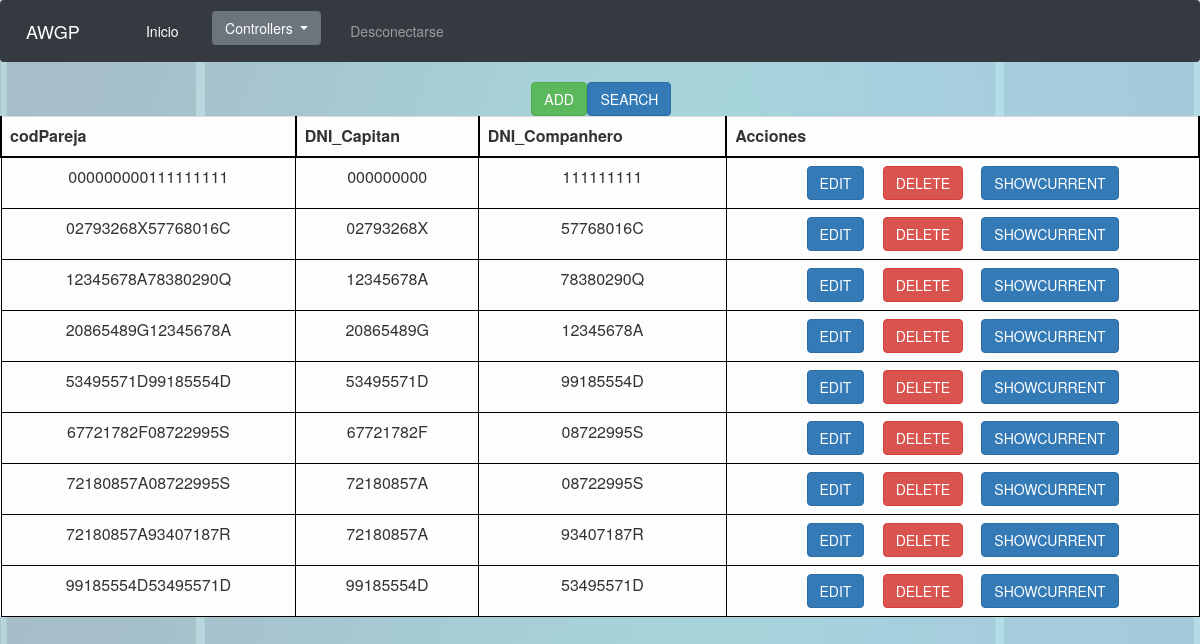
The app's page /Controllers/Controller_Pareja.php (signed in), older data.
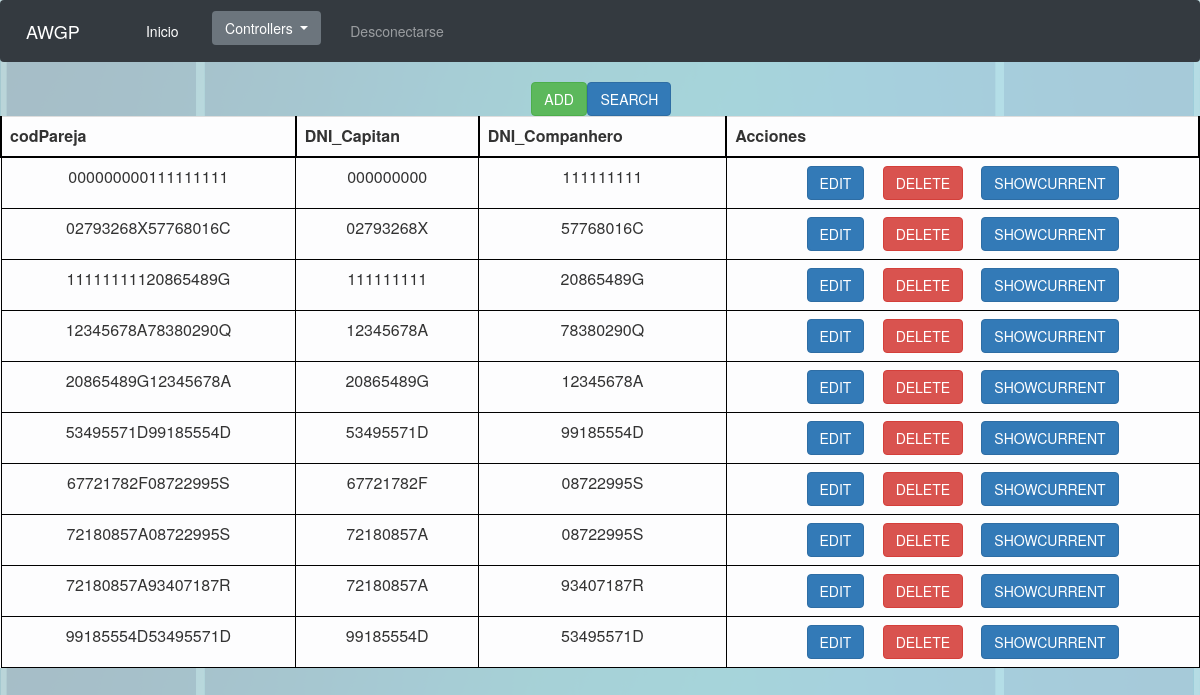
The same page, newer data.
### tables this page shows
CREATE TABLE IF NOT EXISTS `Pareja` (
  `codPareja` VARCHAR(18) NOT NULL,
  `DNI_Capitan` VARCHAR(9) NOT NULL,
  `DNI_Companhero` VARCHAR(9) NOT NULL,
  PRIMARY KEY (`codPareja`),
  INDEX `fk_Pareja_Deportista1_idx` (`DNI_Capitan` ASC),
  INDEX `fk_Pareja_Deportista2_idx` (`DNI_Companhero` ASC),
  CONSTRAINT `fk_Pareja_Deportista1`
    FOREIGN KEY (`DNI_Capitan`)
    REFERENCES `Deportista` (`DNI`)
    ON DELETE CASCADE
    ON UPDATE CASCADE,
  CONSTRAINT `fk_Pareja_Deportista2`
    FOREIGN KEY (`DNI_Companhero`)
    REFERENCES `Deportista` (`DNI`)
    ON DELETE CASCADE
    ON UPDATE CASCADE);

### Views/Pareja/Pareja_SHOWALL.php (called while the page is built)
<?php
include '../Views/base/SHOWALL.php';
class Pareja_SHOWALL extends SHOWALL{
	function __construct($respuesta){
		$this->controlador = 'Controller_Pareja.php';
		$this->resultado = $respuesta;
		$this->toString();
	}
}
?>

### Modelos/Pareja.php (called while the page is built, shortened)
<?php
class Pareja
{
  var $mysqli;
	function __construct($DNI_Capitan,$DNI_Companhero)
  {
    include_once '../Functions/ConectarBD.php';
    $this->mysqli = ConectarBD();
	}
  function SHOWALL(){
    $sql = "SELECT * FROM pareja";
    $resultado = $this->mysqli->query($sql);
    if(!$resultado){
      return 'No se ha podido conectar con la BD';
    }else{
      return $resultado;
    }
  }
}
?>

### Functions/ConectarBD.php (called while the page is built, shortened)
<?php
function ConectarBD()
	{
	    $mysqli = new mysqli("localhost", "AWGPusr", "AWGPass", "awgp");
		return $mysqli;
	}
?>

### Views/base/SHOWALL.php (the view, shortened to what this page needs)
<?php
class SHOWALL{
	var $showEdit = true;
	var $showDelete = true;
	var $showShowcurrent = true;
	var $showAdd = true;
	var $showSearch = true;
	var $showAcciones = true;
	var $controlador;
	var $acciones = 'Acciones';
	var $resultado;
	function toString(){
		include '../Views/base/header.php';
		echo '<table align="center">';
			echo "<form id='AnadirBuscar' method='GET' action='"; echo $this->controlador; echo "'>";
			echo '<tr class="filaInvisible">';
				if($this->showAdd){
					echo '<td class="celdaInvisible">';
					echo "<input class='btn btn-success' type='submit' name='submit' value='ADD'/>";
					echo '</td>';
				}
				if($this->showSearch){
					echo '<td class="celdaInvisible">';
					echo "<input class='btn btn-primary' type='submit' name='submit' value='SEARCH'/>";
					echo '</td>';
				}
			echo '</tr>';
			echo '</form>';
		echo '</table>';
		echo '<table class="table table-light">';
			echo '<tr class="fila">';
				while($tituloColumna = $this->resultado->fetch_field()){
					echo '<th class="tituloColumna">';
						echo $tituloColumna->name;
					echo '</th>';
				}
				if($this->showAcciones){
					echo '<th class="tituloColumna">';
					echo $this->acciones;
					echo '</th>';
				}
			echo '</tr>';
			$num = 0;
			while($fila = $this->resultado->fetch_row()){
				echo "<form id='formularioOpcion"; echo $num; echo "' method='GET' action='"; echo $this->controlador; echo "'>";
				echo '<tr class="fila">';
				for($i = 0; $i < sizeof($fila); $i++){
					echo '<td class="celda">';
					echo $fila[$i];
					echo '</td>';
				}
				if($this->showAcciones){
					echo '<td class="celda">';
						if($this->showEdit){
							echo "<input class='btn btn-primary' type='submit' name='submit' value='EDIT'/>";
						}
						if($this->showDelete){
							echo "<input class='btn btn-danger' type='submit' name='submit' value='DELETE'/>";
						}
						if($this->showShowcurrent){
							echo "<input class='btn btn-primary' type='submit' name='submit' value='SHOWCURRENT'/>";
						}
					echo '</td>';
				}
				echo '</tr>';
				echo '</form>';
				$num++;
			}
		echo '</table>';
		include '../Views/base/footer.php';
	}
}
?>

### Controllers/Controller_Pareja.php (shortened to what this page needs)
<?php
	include '../Modelos/Pareja.php';
	include '../Views/Pareja/Pareja_SHOWALL.php';
switch ($_REQUEST['submit']){
	case 'SHOWALL':
		$pareja = new Pareja('','','');
		$respuesta = $pareja->SHOWALL();
		new Pareja_SHOWALL($respuesta);
		break;
}
?>

### Views/base/header.php (shortened to what this page needs)
	<link href="/css/style.css" type="text/css" rel="stylesheet"  media="(min-width:380px)">
	<link rel="stylesheet" href="https://stackpath.bootstrapcdn.com/bootstrap/4.1.3/css/bootstrap.min.css">
	<link rel="stylesheet" type="text/css" href="//netdna.bootstrapcdn.com/bootstrap/3.1.1/css/bootstrap.min.css">
	<html>
		<header>
			<nav class="navbar navbar-expand-lg navbar-dark bg-dark">
				<a class="navbar-brand" href="#">AWGP</a>
				<div class="collapse navbar-collapse" id="navbarColor01">
				  <ul class="navbar-nav mr-auto">
					<li class="nav-item active">
					  <a class="nav-link" href="../index.php">Inicio<span class="sr-only">(current)</span></a>
					</li>
	<?php
	if(isset($_SESSION['rolAdmin']) && $_SESSION['rolAdmin']){
		?>
			<li class="nav-item">
				<div class="dropdown nav-link">
				  <button class="btn btn-secondary dropdown-toggle" type="button" id="dropdownMenuButton" data-toggle="dropdown" aria-haspopup="true" aria-expanded="false" style="vertical-align: middle">
					Controllers
				  </button>
				</div>
			</li>
			<li class="nav-item">
			  <a class="nav-link" href="../Functions/Desconectar.php">Desconectarse</a>
			</li>
		<?php
	}else if(isset($_SESSION['DNI'])){
		?>
			<li class="nav-item">
			  <a class="nav-link text-nowrap" href="../Controllers/Controller_Reserva.php">Reservar pista</a>
			</li>
			<li class="nav-item">
			  <a class="nav-link text-nowrap" href="../Controllers/Controller_Reserva.php?submit=VERRESERVAS">Mis reservas</a>
			</li>
			<li class="nav-item">
			  <a class="nav-link text-nowrap" href="../Controllers/Controller_Pareja.php">Mis parejas</a>
			</li>
			<li class="nav-item">
			  <a class="nav-link text-nowrap" href="../Controllers/Controller_Deportista.php?submit=PERFIL">Mi perfil</a>
			</li>
			<li class="nav-item">
			  <a class="nav-link text-nowrap" href="../Controllers/Controller_Pareja.php?submit=ESCOGERPAREJA">Inscribirse a un campeonato</a>
			</li>
			<li class="nav-item">
			  <a class="nav-link text-nowrap" href="../Controllers/Controller_Clase.php?submit=MISCLASES">Ver clases</a>
			</li>
			<li class="nav-item">
			  <a class="nav-link text-nowrap" href="../Controllers/Controller_Clase.php?submit=APUNTARSE">Apuntarse a clases</a>
			</li>
			<li class="nav-item">
			  <a class="nav-link text-nowrap" href="../Controllers/Controller_Clase.php?submit=MISCLASES">Ver clases</a>
			</li>
			<li class="nav-item">
			  <a class="nav-link text-nowrap" href="../Controllers/Controller_Clase.php?submit=APUNTARSE">Apuntarse a clases</a>
			</li>
			<?php
			if(isset($_SESSION['rolEntrenador']) && $_SESSION['rolEntrenador']){
				?>
				<li class="nav-item">
				  <a class="nav-link text-nowrap" href="../Controllers/Controller_Clase.php">Agenda de clases</a>
				</li>
				<?php
			}
			?>
			<li class="nav-item">
			  <a class="nav-link text-nowrap" href="../Functions/Desconectar.php">Desconectarse</a>
			</li>
		<?php
	}else{
	}
?>
		  </ul>
		</div>
	</nav>
</header>
<body>

### Views/base/footer.php (shortened to what this page needs)
	</body>
</html>

### css/style.css (style rules this page uses)
.btn { margin-left: 2%; margin-right: 2%; }
.nav-item { margin-left: 8%; }
html { font: Arial; }
body { background-image: url(../img/padel.png); background-size: contain; }
th { text-align: center; }
.tituloColumna { border-top: 2px solid black; border-right: 2px solid black; border-left: 2px solid black; border-bottom: 2px solid black; }
.celda { text-align: center; border: 1px solid black; padding-top: 3; padding-bottom: 3; padding-left: 10; padding-right: 10; }

Row changes from the older to the newer data that the page shows:
added pareja: codPareja "11111111120865489G", DNI_Capitan "111111111", DNI_Companhero "20865489G"
